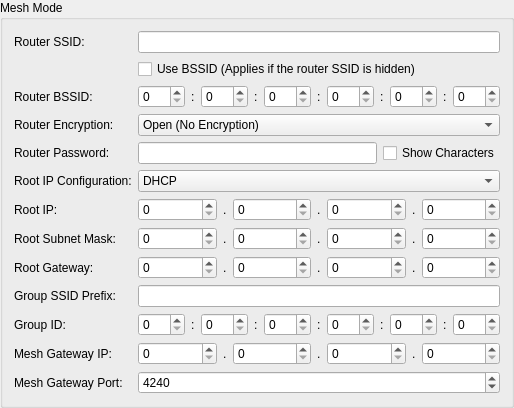
          <widget class="QGroupBox" name="wifi_groupbox_mesh">
           <property name="title">
            <string>Mesh Mode</string>
           </property>
           <layout class="QVBoxLayout" name="verticalLayout_5">
            <item>
             <layout class="QGridLayout" name="gridLayout">
              <item row="0" column="0">
               <widget class="QLabel" name="wifi_mesh_router_ssid_label">
                <property name="text">
                 <string>Router SSID:</string>
                </property>
               </widget>
              </item>
              <item row="5" column="0">
               <widget class="QLabel" name="wifi_mesh_root_ip_configuration_label">
                <property name="text">
                 <string>Root IP Configuration:</string>
                </property>
               </widget>
              </item>
              <item row="7" column="0">
               <widget class="QLabel" name="wifi_mesh_root_sub_label">
                <property name="text">
                 <string>Root Subnet Mask:</string>
                </property>
               </widget>
              </item>
              <item row="9" column="0">
               <widget class="QLabel" name="wifi_mesh_group_ssid_prefix_label">
                <property name="text">
                 <string>Group SSID Prefix:</string>
                </property>
               </widget>
              </item>
              <item row="11" column="0">
               <widget class="QLabel" name="wifi_mesh_gateway_ip_label">
                <property name="text">
                 <string>Mesh Gateway IP:</string>
                </property>
               </widget>
              </item>
              <item row="12" column="0">
               <widget class="QLabel" name="wifi_mesh_gateway_port_label">
                <property name="text">
                 <string>Mesh Gateway Port:</string>
                </property>
               </widget>
              </item>
              <item row="6" column="0">
               <widget class="QLabel" name="wifi_mesh_root_ip_label">
                <property name="text">
                 <string>Root IP:</string>
                </property>
               </widget>
              </item>
              <item row="10" column="0">
               <widget class="QLabel" name="wifi_mesh_group_id_label">
                <property name="text">
                 <string>Group ID:</string>
                </property>
               </widget>
              </item>
              <item row="8" column="0">
               <widget class="QLabel" name="wifi_mesh_root_gw_label">
                <property name="text">
                 <string>Root Gateway:</string>
                </property>
               </widget>
              </item>
              <item row="11" column="1" colspan="2">
               <layout class="QHBoxLayout" name="horizontalLayout_14">
                <item>
                 <widget class="QSpinBox" name="wifi_mesh_gateway_ip1">
                  <property name="maximum">
                   <number>255</number>
                  </property>
                 </widget>
                </item>
                <item>
                 <widget class="QLabel" name="wifi_mesh_dot10">
                  <property name="sizePolicy">
                   <sizepolicy hsizetype="Fixed" vsizetype="Preferred">
                    <horstretch>0</horstretch>
                    <verstretch>0</verstretch>
                   </sizepolicy>
                  </property>
                  <property name="text">
                   <string>.</string>
                  </property>
                 </widget>
                </item>
                <item>
                 <widget class="QSpinBox" name="wifi_mesh_gateway_ip2">
                  <property name="maximum">
                   <number>255</number>
                  </property>
                 </widget>
                </item>
                <item>
                 <widget class="QLabel" name="wifi_mesh_dot11">
                  <property name="sizePolicy">
                   <sizepolicy hsizetype="Fixed" vsizetype="Preferred">
                    <horstretch>0</horstretch>
                    <verstretch>0</verstretch>
                   </sizepolicy>
                  </property>
                  <property name="text">
                   <string>.</string>
                  </property>
                 </widget>
                </item>
                <item>
                 <widget class="QSpinBox" name="wifi_mesh_gateway_ip3">
                  <property name="maximum">
                   <number>255</number>
                  </property>
                 </widget>
                </item>
                <item>
                 <widget class="QLabel" name="wifi_mesh_dot12">
                  <property name="sizePolicy">
                   <sizepolicy hsizetype="Fixed" vsizetype="Preferred">
                    <horstretch>0</horstretch>
                    <verstretch>0</verstretch>
                   </sizepolicy>
                  </property>
                  <property name="text">
                   <string>.</string>
                  </property>
                 </widget>
                </item>
                <item>
                 <widget class="QSpinBox" name="wifi_mesh_gateway_ip4">
                  <property name="maximum">
                   <number>255</number>
                  </property>
                 </widget>
                </item>
               </layout>
              </item>
              <item row="10" column="1" colspan="2">
               <layout class="QHBoxLayout" name="horizontalLayout_13">
                <item>
                 <widget class="SpinBoxHex" name="wifi_mesh_group_id1">
                  <property name="maximum">
                   <number>255</number>
                  </property>
                 </widget>
                </item>
                <item>
                 <widget class="QLabel" name="wifi_mesh_colon6">
                  <property name="sizePolicy">
                   <sizepolicy hsizetype="Fixed" vsizetype="Preferred">
                    <horstretch>0</horstretch>
                    <verstretch>0</verstretch>
                   </sizepolicy>
                  </property>
                  <property name="text">
                   <string>:</string>
                  </property>
                 </widget>
                </item>
                <item>
                 <widget class="SpinBoxHex" name="wifi_mesh_group_id2">
                  <property name="maximum">
                   <number>255</number>
                  </property>
                 </widget>
                </item>
                <item>
                 <widget class="QLabel" name="wifi_mesh_colon7">
                  <property name="sizePolicy">
                   <sizepolicy hsizetype="Fixed" vsizetype="Preferred">
                    <horstretch>0</horstretch>
                    <verstretch>0</verstretch>
                   </sizepolicy>
                  </property>
                  <property name="text">
                   <string>:</string>
                  </property>
                 </widget>
                </item>
                <item>
                 <widget class="SpinBoxHex" name="wifi_mesh_group_id3">
                  <property name="maximum">
                   <number>255</number>
                  </property>
                 </widget>
                </item>
                <item>
                 <widget class="QLabel" name="wifi_mesh_colon8">
                  <property name="sizePolicy">
                   <sizepolicy hsizetype="Fixed" vsizetype="Preferred">
                    <horstretch>0</horstretch>
                    <verstretch>0</verstretch>
                   </sizepolicy>
                  </property>
                  <property name="text">
                   <string>:</string>
                  </property>
                 </widget>
                </item>
                <item>
                 <widget class="SpinBoxHex" name="wifi_mesh_group_id4">
                  <property name="maximum">
                   <number>255</number>
                  </property>
                 </widget>
                </item>
                <item>
                 <widget class="QLabel" name="wifi_mesh_colon9">
                  <property name="sizePolicy">
                   <sizepolicy hsizetype="Fixed" vsizetype="Preferred">
                    <horstretch>0</horstretch>
                    <verstretch>0</verstretch>
                   </sizepolicy>
                  </property>
                  <property name="text">
                   <string>:</string>
                  </property>
                 </widget>
                </item>
                <item>
                 <widget class="SpinBoxHex" name="wifi_mesh_group_id5">
                  <property name="maximum">
                   <number>255</number>
                  </property>
                 </widget>
                </item>
                <item>
                 <widget class="QLabel" name="wifi_mesh_colon10">
                  <property name="sizePolicy">
                   <sizepolicy hsizetype="Fixed" vsizetype="Preferred">
                    <horstretch>0</horstretch>
                    <verstretch>0</verstretch>
                   </sizepolicy>
                  </property>
                  <property name="text">
                   <string>:</string>
                  </property>
                 </widget>
                </item>
                <item>
                 <widget class="SpinBoxHex" name="wifi_mesh_group_id6">
                  <property name="maximum">
                   <number>255</number>
                  </property>
                 </widget>
                </item>
               </layout>
              </item>
              <item row="5" column="1" colspan="2">
               <widget class="QComboBox" name="wifi_mesh_root_ip_configuration">
                <item>
                 <property name="text">
                  <string>DHCP</string>
                 </property>
                </item>
                <item>
                 <property name="text">
                  <string>Static IP</string>
                 </property>
                </item>
               </widget>
              </item>
              <item row="6" column="1" colspan="2">
               <layout class="QHBoxLayout" name="horizontalLayout_10">
                <item>
                 <widget class="QSpinBox" name="wifi_mesh_root_ip1">
                  <property name="maximum">
                   <number>255</number>
                  </property>
                 </widget>
                </item>
                <item>
                 <widget class="QLabel" name="wifi_mesh_dot1">
                  <property name="sizePolicy">
                   <sizepolicy hsizetype="Fixed" vsizetype="Preferred">
                    <horstretch>0</horstretch>
                    <verstretch>0</verstretch>
                   </sizepolicy>
                  </property>
                  <property name="text">
                   <string>.</string>
                  </property>
                 </widget>
                </item>
                <item>
                 <widget class="QSpinBox" name="wifi_mesh_root_ip2">
                  <property name="maximum">
                   <number>255</number>
                  </property>
                 </widget>
                </item>
                <item>
                 <widget class="QLabel" name="wifi_mesh_dot2">
                  <property name="sizePolicy">
                   <sizepolicy hsizetype="Fixed" vsizetype="Preferred">
                    <horstretch>0</horstretch>
                    <verstretch>0</verstretch>
                   </sizepolicy>
                  </property>
                  <property name="text">
                   <string>.</string>
                  </property>
                 </widget>
                </item>
                <item>
                 <widget class="QSpinBox" name="wifi_mesh_root_ip3">
                  <property name="maximum">
                   <number>255</number>
                  </property>
                 </widget>
                </item>
                <item>
                 <widget class="QLabel" name="wifi_mesh_dot3">
                  <property name="sizePolicy">
                   <sizepolicy hsizetype="Fixed" vsizetype="Preferred">
                    <horstretch>0</horstretch>
                    <verstretch>0</verstretch>
                   </sizepolicy>
                  </property>
                  <property name="text">
                   <string>.</string>
                  </property>
                 </widget>
                </item>
                <item>
                 <widget class="QSpinBox" name="wifi_mesh_root_ip4">
                  <property name="maximum">
                   <number>255</number>
                  </property>
                 </widget>
                </item>
               </layout>
              </item>
              <item row="2" column="0">
               <widget class="QLabel" name="wifi_mesh_router_bssid_label">
                <property name="text">
                 <string>Router BSSID:</string>
                </property>
               </widget>
              </item>
              <item row="8" column="1" colspan="2">
               <layout class="QHBoxLayout" name="horizontalLayout_12">
                <item>
                 <widget class="QSpinBox" name="wifi_mesh_root_gw1">
                  <property name="maximum">
                   <number>255</number>
                  </property>
                 </widget>
                </item>
                <item>
                 <widget class="QLabel" name="wifi_mesh_dot7">
                  <property name="sizePolicy">
                   <sizepolicy hsizetype="Fixed" vsizetype="Preferred">
                    <horstretch>0</horstretch>
                    <verstretch>0</verstretch>
                   </sizepolicy>
                  </property>
                  <property name="text">
                   <string>.</string>
                  </property>
                 </widget>
                </item>
                <item>
                 <widget class="QSpinBox" name="wifi_mesh_root_gw2">
                  <property name="maximum">
                   <number>255</number>
                  </property>
                 </widget>
                </item>
                <item>
                 <widget class="QLabel" name="wifi_mesh_dot8">
                  <property name="sizePolicy">
                   <sizepolicy hsizetype="Fixed" vsizetype="Preferred">
                    <horstretch>0</horstretch>
                    <verstretch>0</verstretch>
                   </sizepolicy>
                  </property>
                  <property name="text">
                   <string>.</string>
                  </property>
                 </widget>
                </item>
                <item>
                 <widget class="QSpinBox" name="wifi_mesh_root_gw3">
                  <property name="maximum">
                   <number>255</number>
                  </property>
                 </widget>
                </item>
                <item>
                 <widget class="QLabel" name="wifi_mesh_dot9">
                  <property name="sizePolicy">
                   <sizepolicy hsizetype="Fixed" vsizetype="Preferred">
                    <horstretch>0</horstretch>
                    <verstretch>0</verstretch>
                   </sizepolicy>
                  </property>
                  <property name="text">
                   <string>.</string>
                  </property>
                 </widget>
                </item>
                <item>
                 <widget class="QSpinBox" name="wifi_mesh_root_gw4">
                  <property name="maximum">
                   <number>255</number>
                  </property>
                 </widget>
                </item>
               </layout>
              </item>
              <item row="0" column="1" colspan="2">
               <widget class="QLineEdit" name="wifi_mesh_router_ssid">
                <property name="text">
                 <string/>
                </property>
                <property name="maxLength">
                 <number>31</number>
                </property>
               </widget>
              </item>
              <item row="9" column="1" colspan="2">
               <widget class="QLineEdit" name="wifi_mesh_group_ssid_prefix">
                <property name="maxLength">
                 <number>16</number>
                </property>
               </widget>
              </item>
              <item row="12" column="1" colspan="2">
               <widget class="QSpinBox" name="wifi_mesh_gateway_port">
                <property name="minimum">
                 <number>1</number>
                </property>
                <property name="maximum">
                 <number>65535</number>
                </property>
                <property name="value">
                 <number>4240</number>
                </property>
               </widget>
              </item>
              <item row="7" column="1" colspan="2">
               <layout class="QHBoxLayout" name="horizontalLayout_11">
                <item>
                 <widget class="QSpinBox" name="wifi_mesh_root_sub1">
                  <property name="maximum">
                   <number>255</number>
                  </property>
                 </widget>
                </item>
                <item>
                 <widget class="QLabel" name="wifi_mesh_dot4">
                  <property name="sizePolicy">
                   <sizepolicy hsizetype="Fixed" vsizetype="Preferred">
                    <horstretch>0</horstretch>
                    <verstretch>0</verstretch>
                   </sizepolicy>
                  </property>
                  <property name="text">
                   <string>.</string>
                  </property>
                 </widget>
                </item>
                <item>
                 <widget class="QSpinBox" name="wifi_mesh_root_sub2">
                  <property name="maximum">
                   <number>255</number>
                  </property>
                 </widget>
                </item>
                <item>
                 <widget class="QLabel" name="wifi_mesh_dot5">
                  <property name="sizePolicy">
                   <sizepolicy hsizetype="Fixed" vsizetype="Preferred">
                    <horstretch>0</horstretch>
                    <verstretch>0</verstretch>
                   </sizepolicy>
                  </property>
                  <property name="text">
                   <string>.</string>
                  </property>
                 </widget>
                </item>
                <item>
                 <widget class="QSpinBox" name="wifi_mesh_root_sub3">
                  <property name="maximum">
                   <number>255</number>
                  </property>
                 </widget>
                </item>
                <item>
                 <widget class="QLabel" name="wifi_mesh_dot6">
                  <property name="sizePolicy">
                   <sizepolicy hsizetype="Fixed" vsizetype="Preferred">
                    <horstretch>0</horstretch>
                    <verstretch>0</verstretch>
                   </sizepolicy>
                  </property>
                  <property name="text">
                   <string>.</string>
                  </property>
                 </widget>
                </item>
                <item>
                 <widget class="QSpinBox" name="wifi_mesh_root_sub4">
                  <property name="maximum">
                   <number>255</number>
                  </property>
                 </widget>
                </item>
               </layout>
              </item>
              <item row="2" column="1" colspan="2">
               <layout class="QHBoxLayout" name="horizontalLayout_9">
                <item>
                 <widget class="SpinBoxHex" name="wifi_mesh_router_bssid1">
                  <property name="maximum">
                   <number>255</number>
                  </property>
                 </widget>
                </item>
                <item>
                 <widget class="QLabel" name="wifi_mesh_colon1">
                  <property name="sizePolicy">
                   <sizepolicy hsizetype="Fixed" vsizetype="Preferred">
                    <horstretch>0</horstretch>
                    <verstretch>0</verstretch>
                   </sizepolicy>
                  </property>
                  <property name="text">
                   <string>:</string>
                  </property>
                 </widget>
                </item>
                <item>
                 <widget class="SpinBoxHex" name="wifi_mesh_router_bssid2">
                  <property name="maximum">
                   <number>255</number>
                  </property>
                 </widget>
                </item>
                <item>
                 <widget class="QLabel" name="wifi_mesh_colon2">
                  <property name="sizePolicy">
                   <sizepolicy hsizetype="Fixed" vsizetype="Preferred">
                    <horstretch>0</horstretch>
                    <verstretch>0</verstretch>
                   </sizepolicy>
                  </property>
                  <property name="text">
                   <string>:</string>
                  </property>
                 </widget>
                </item>
                <item>
                 <widget class="SpinBoxHex" name="wifi_mesh_router_bssid3">
                  <property name="maximum">
                   <number>255</number>
                  </property>
                 </widget>
                </item>
                <item>
                 <widget class="QLabel" name="wifi_mesh_colon3">
                  <property name="sizePolicy">
                   <sizepolicy hsizetype="Fixed" vsizetype="Preferred">
                    <horstretch>0</horstretch>
                    <verstretch>0</verstretch>
                   </sizepolicy>
                  </property>
                  <property name="text">
                   <string>:</string>
                  </property>
                 </widget>
                </item>
                <item>
                 <widget class="SpinBoxHex" name="wifi_mesh_router_bssid4">
                  <property name="maximum">
                   <number>255</number>
                  </property>
                 </widget>
                </item>
                <item>
                 <widget class="QLabel" name="wifi_mesh_colon4">
                  <property name="sizePolicy">
                   <sizepolicy hsizetype="Fixed" vsizetype="Preferred">
                    <horstretch>0</horstretch>
                    <verstretch>0</verstretch>
                   </sizepolicy>
                  </property>
                  <property name="text">
                   <string>:</string>
                  </property>
                 </widget>
                </item>
                <item>
                 <widget class="SpinBoxHex" name="wifi_mesh_router_bssid5">
                  <property name="maximum">
                   <number>255</number>
                  </property>
                 </widget>
                </item>
                <item>
                 <widget class="QLabel" name="wifi_mesh_colon5">
                  <property name="sizePolicy">
                   <sizepolicy hsizetype="Fixed" vsizetype="Preferred">
                    <horstretch>0</horstretch>
                    <verstretch>0</verstretch>
                   </sizepolicy>
                  </property>
                  <property name="text">
                   <string>:</string>
                  </property>
                 </widget>
                </item>
                <item>
                 <widget class="SpinBoxHex" name="wifi_mesh_router_bssid6">
                  <property name="maximum">
                   <number>255</number>
                  </property>
                 </widget>
                </item>
               </layout>
              </item>
              <item row="1" column="1" colspan="2">
               <widget class="QCheckBox" name="wifi_mesh_router_use_bssid">
                <property name="text">
                 <string>Use BSSID (Applies if the router SSID is hidden)</string>
                </property>
               </widget>
              </item>
              <item row="3" column="0">
               <widget class="QLabel" name="wifi_mesh_router_encryption_label">
                <property name="text">
                 <string>Router Encryption:</string>
                </property>
               </widget>
              </item>
              <item row="4" column="0">
               <widget class="QLabel" name="wifi_mesh_router_password_label">
                <property name="text">
                 <string>Router Password:</string>
                </property>
               </widget>
              </item>
              <item row="3" column="1" colspan="2">
               <widget class="QComboBox" name="wifi_mesh_router_encryption">
                <property name="sizePolicy">
                 <sizepolicy hsizetype="Preferred" vsizetype="Fixed">
                  <horstretch>1</horstretch>
                  <verstretch>0</verstretch>
                 </sizepolicy>
                </property>
                <item>
                 <property name="text">
                  <string>Open (No Encryption)</string>
                 </property>
                </item>
                <item>
                 <property name="text">
                  <string>WPA/WPA2 PSK</string>
                 </property>
                </item>
               </widget>
              </item>
              <item row="4" column="1" colspan="2">
               <layout class="QHBoxLayout" name="horizontalLayout_23">
                <item>
                 <widget class="QLineEdit" name="wifi_mesh_router_password">
                  <property name="maxLength">
                   <number>64</number>
                  </property>
                 </widget>
                </item>
                <item>
                 <widget class="QCheckBox" name="wifi_mesh_router_password_show">
                  <property name="text">
                   <string>Show Characters</string>
                  </property>
                 </widget>
                </item>
               </layout>
              </item>
             </layout>
            </item>
           </layout>
          </widget>
